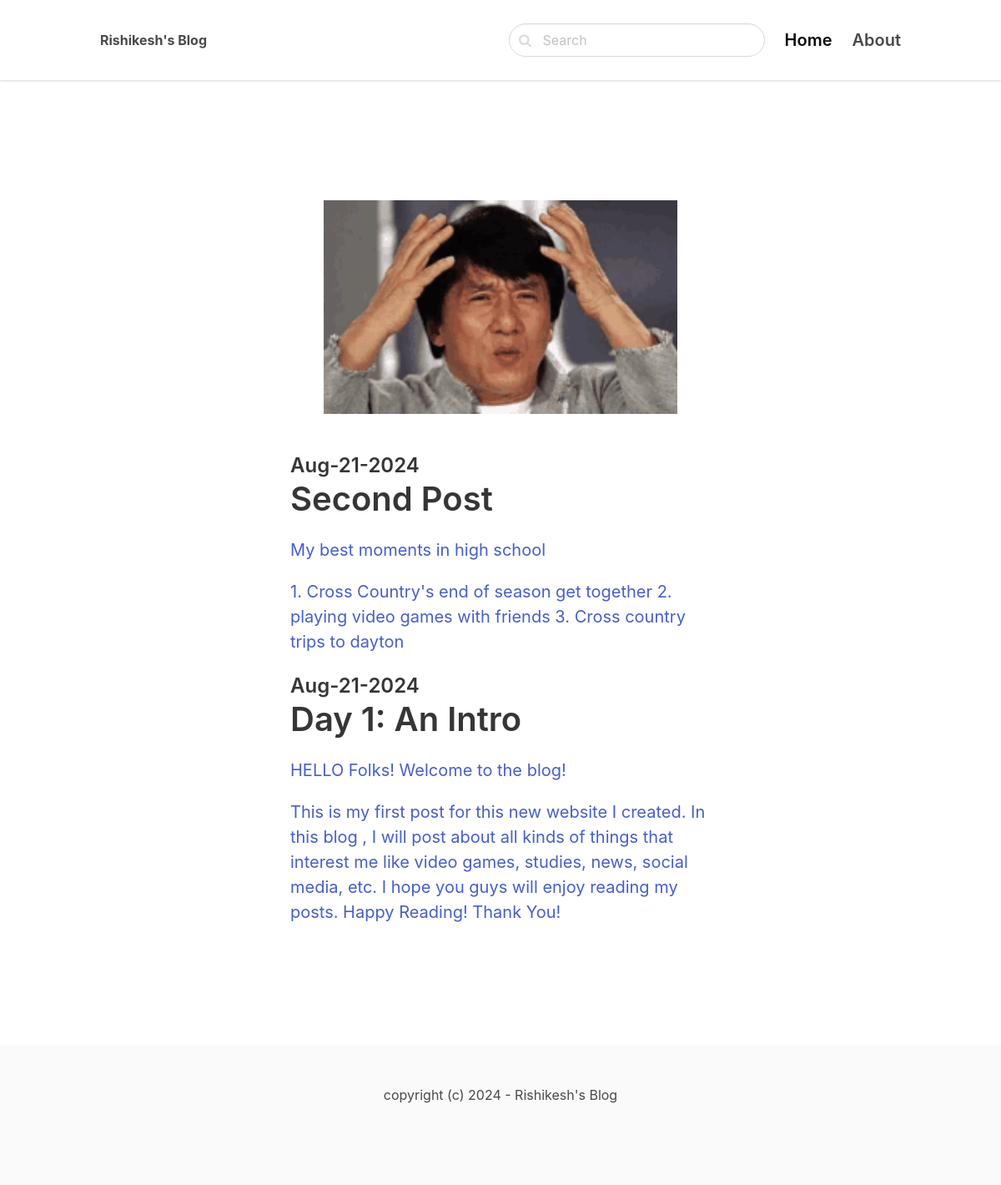
The page / on the database its author committed.
### journal/models.py (models this page shows, shortened)
class Post(models.Model):
    ACTIVE = 'active'
    DRAFT  = 'draft'
    CHOICES_STATUS=(
        (ACTIVE,'Active'),
        (DRAFT,'Draft')
    )
    category=models.ForeignKey(Category, related_name='posts',on_delete=models.CASCADE)
    title = models.CharField(max_length=255)
    slug = models.SlugField()
    intro = models.TextField()
    body = models.TextField()
    created_at = models.DateTimeField(auto_now_add=True)
    status = models.CharField(max_length=10, choices=CHOICES_STATUS,default=ACTIVE)
    image = models.ImageField(upload_to='uploads/',blank=True,null=True)
    class Meta:
        ordering=('-created_at',)

### core/views.py (the view)
# urls.py: path('',frontpage,name='frontpage'),
def frontpage(request):
    posts=Post.objects.filter(status=Post.ACTIVE)
    return render(request,'core/frontpage.html',{'posts':posts})

### core/templates/core/frontpage.html (shortened to what this page needs)
{% extends 'core/index.html' %}
{% block content%}
<section class="hero ">
    <div class="hero-body">
      <div class="container">
        <section class="section">
          <div class="columns">
            <div class="column is-8 is-offset-2">
              {%for post in posts%}
                  <div class="content is-medium">
                    <a href="{% url 'post_detail' post.category.slug  post.slug %}">
                      {% if post.image %}
                          <figure class="image">
                             <img src="{{post.image.url}}">
                           </figure>
                       {% endif%}
                    <h2 class="subtitle is-4">{{post.created_at|date:'M-d-Y'}} </h2>
                    <h1 class="title">{{post.title}}</h1>
                    <p>{{post.intro}}</p>
                    <p>{{post.body}}</p>
                  </a>
                  </div>
              {% endfor %}
            </div>
          </div>
        </section>
      </div>
    </div>
</section>
{% endblock%}

### rows shown on the page
Post: image (picture), created_at "Aug-21-2024", title "Second Post", intro "My best moments in high school", body "1. Cross Country's end of season get together 2. playing video games with friends 3. Cross country trips to dayton"
Post: created_at "Aug-21-2024", title "Day 1: An Intro", intro "HELLO Folks! Welcome to the blog!", body "This is my first post for this new website I created. In this blog , I will post about all kinds of things that interest me like video games, studies, news, social media, etc. I hope you guys will enjoy reading my posts. Happy Reading! Thank You!"
